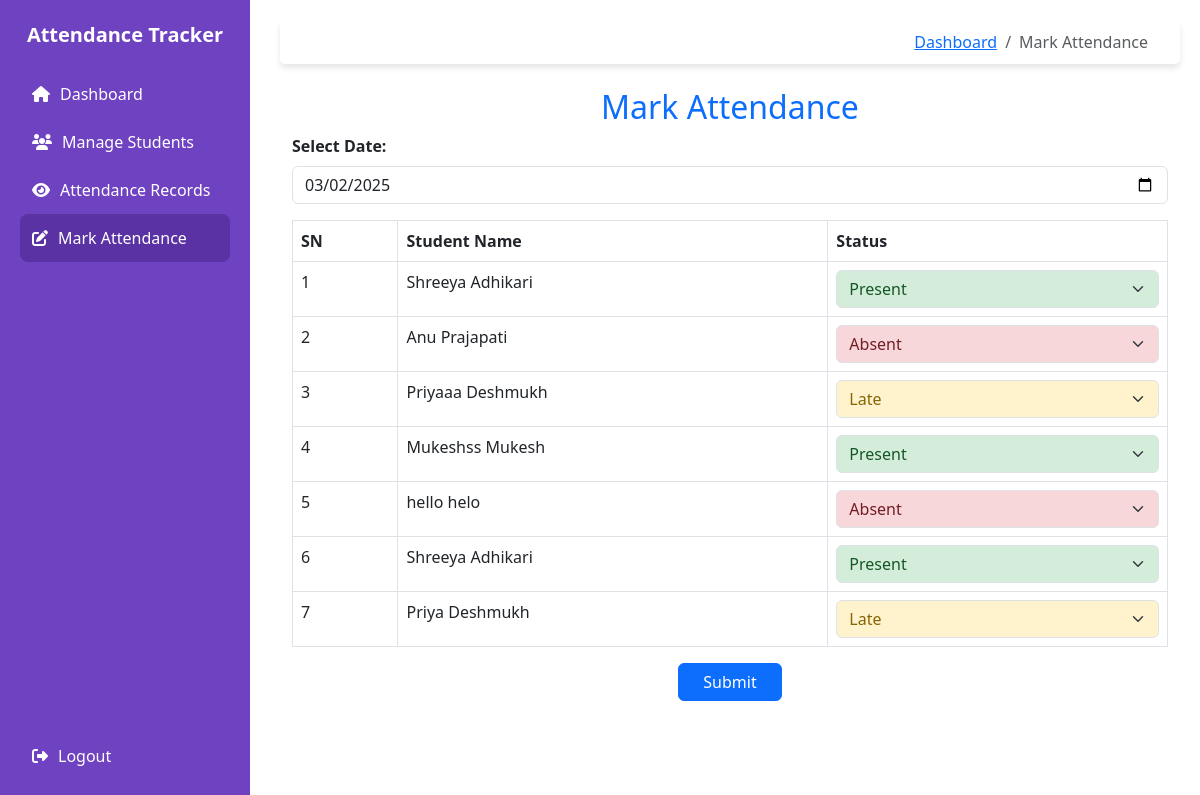
/mark-attendance, run on an earlier commit of the app's database.
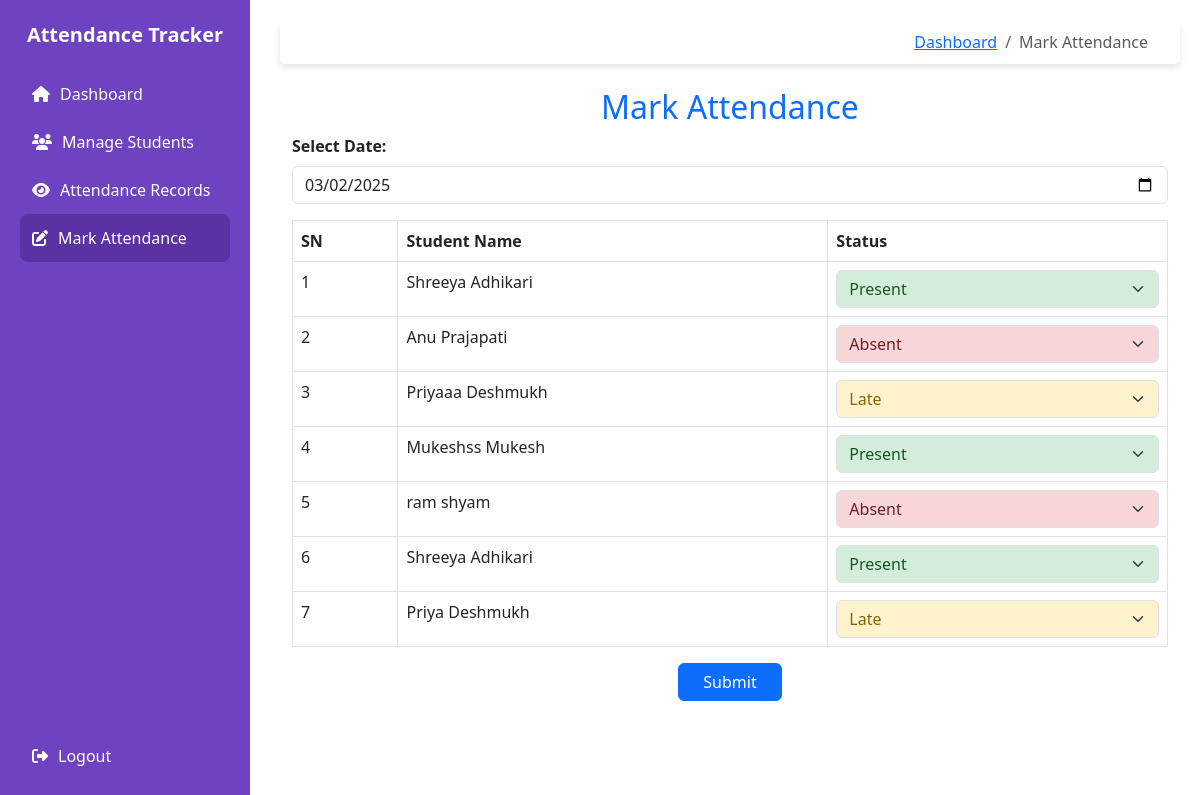
And on a later commit of the database.
### models.py (models this page shows)
class Student(db.Model):
    id = db.Column(db.Integer, primary_key = True)
    student_id = db.Column(db.String(20), unique=True, nullable=False)  # Custom ID
    first_name = db.Column(db.String(150), nullable=False)
    last_name = db.Column(db.String(150), nullable=False)
    email = db.Column(db.String(100), unique=True, nullable=False)
    address = db.Column(db.Text, nullable=False)
    phone = db.Column(db.String(15), unique=True, nullable=False)

class Attendance(db.Model):
    id = db.Column(db.Integer, primary_key = True)
    student_id = db.Column(db.Integer(), db.ForeignKey("student.id"), nullable = False)
    date = db.Column(db.Date, nullable = False, default = datetime.utcnow().date)
    status = db.Column(db.String(10), nullable = False)

### app.py (the view, shortened to what this page needs)
@app.route('/mark-attendance', methods=["GET", "POST"])
def mark_attendance():
    students = Student.query.all()
    today_date = datetime.today().date()
    selected_date_str = request.args.get("date", today_date.strftime("%Y-%m-%d"))
    selected_date = datetime.strptime(selected_date_str, "%Y-%m-%d").date()
    attendance_records = {att.student_id: att.status for att in Attendance.query.filter_by(date=selected_date).all()}
    return render_template(
        "attendance/mark_attendance.html",
        students=students,
        today_date=today_date,
        selected_date=selected_date.strftime("%Y-%m-%d"),
        attendance_records=attendance_records
    )

### templates/attendance/mark_attendance.html (shortened to what this page needs)
{% extends "base.html" %}
{% block content %}
<div class="container mt-4">
    <h2 class="text-center text-primary">Mark Attendance</h2>
    <form method="POST">
        <div class="mb-3">
            <label for="date" class="form-label fw-semibold">Select Date:</label>
            <input type="date" id="date" name="date" class="form-control" required
                value="{{ selected_date }}" max="{{ today_date }}">
        </div>
        <table class="table table-bordered">
            <thead>
                <tr>
                    <th>SN</th>
                    <th>Student Name</th>
                    <th>Status</th>
                </tr>
            </thead>
            <tbody>
                {% for student in students %}
                {% set status = attendance_records.get(student.id, '') %}
                <tr>
                    <td>{{ loop.index }}</td>
                    <td>{{ student.first_name }} {{ student.last_name }}</td>
                    <td>
                        <select name="status_{{ student.id }}" class="form-select
                            {% if status == 'Present' %}status-present
                            {% elif status == 'Absent' %}status-absent
                            {% elif status == 'Late' %}status-late{% endif %}" required>
                            <option value="Present" {% if status == "Present" %}selected{% endif %}>Present</option>
                            <option value="Absent" {% if status == "Absent" %}selected{% endif %}>Absent</option>
                            <option value="Late" {% if status == "Late" %}selected{% endif %}>Late</option>
                        </select>
                    </td>
                </tr>
                {% endfor %}
            </tbody>
        </table>
        <div class="text-center mt-3">
            <button type="submit" class="btn btn-primary px-4">Submit</button>
        </div>
    </form>
</div>
{% endblock %}

### templates/base.html (shortened to what this page needs)
<!DOCTYPE html>
<html lang="en">
<head>
    <link rel="stylesheet" href="https://cdn.jsdelivr.net/npm/bootstrap@5.3.0/dist/css/bootstrap.min.css">
    <link rel="stylesheet" href="https://cdnjs.cloudflare.com/ajax/libs/font-awesome/6.4.2/css/all.min.css">
</head>
<body>
    <div class="sidebar">
        <div class="brand">Attendance Tracker</div>
        <a href="{{ url_for('dashboard') }}" class="{% if request.endpoint == 'dashboard' %}active{% endif %}">
            <i class="fa fa-home"></i> Dashboard
        </a>
        <a href="{{ url_for('view_student') }}" class="{% if request.endpoint == 'view_student' %}active{% endif %}">
            <i class="fa fa-users"></i> Manage Students
        </a>
        <a href="{{ url_for('attendance_records') }}" class="{% if request.endpoint == 'attendance_records' %}active{% endif %}">
            <i class="fa fa-eye"></i> Attendance Records
        </a>
        <a href="{{ url_for('mark_attendance') }}" class="{% if request.endpoint == 'mark_attendance' %}active{% endif %}">
            <i class="fa fa-edit"></i> Mark Attendance
        </a>
        <a href="{{ url_for('logout') }} " onclick=ConfirmLogout() class="logout">
            <i class="fa fa-sign-out-alt"></i> Logout
        </a>
    </div>
    <div class="content">
        <nav class="navbar navbar-expand-lg navbar-light mb-2">
            <div class="container-fluid d-flex justify-content-between align-items-center">
                <nav aria-label="breadcrumb">
                    <ol class="breadcrumb">
                        <li class="breadcrumb-item"><a href="{{ url_for('dashboard') }}">Dashboard</a></li>
                        {% if request.endpoint == 'view_student' %}
                            <li class="breadcrumb-item active" aria-current="page">Student List</li>
                        {% elif request.endpoint == 'add_student' %}
                            <li class="breadcrumb-item active" aria-current="page">Add Student</li>
                        {% elif request.endpoint == 'attendance_records' %}
                            <li class="breadcrumb-item active" aria-current="page">View Attendance</li>
                        {% elif request.endpoint == 'mark_attendance' %}
                            <li class="breadcrumb-item active" aria-current="page">Mark Attendance</li>
                        {% endif %}
                    </ol>
                </nav>
            </div>
        </nav>
        {% block content %}{% endblock %}
    </div>
</body>
</html>

### templates/base.html (style rules this page uses)
:root { --primary-color: #6f42c1; --primary-hover: #5a32a3; --sidebar-bg: #6f42c1; --sidebar-text: #ffffff; }
body { display: flex; }
.sidebar { width: 250px; height: 100vh; background-color: var(--sidebar-bg); color: var(--sidebar-text); position: fixed; top: 0; left: 0; padding: 20px; display: flex; flex-direction: column; }
.sidebar .brand { font-size: 20px; font-weight: bold; text-align: center; margin-bottom: 20px; }
.sidebar a { display: flex; align-items: center; color: var(--sidebar-text); text-decoration: none; font-size: 16px; padding: 12px; border-radius: 8px; transition: background 0.3s ease; width: 100%; }
.sidebar a i { margin-right: 10px; }
.sidebar a:hover, .sidebar .active { background-color: var(--primary-hover); }
.sidebar .logout { margin-top: auto; }
.content { margin-left: 260px; padding: 20px; width: 100%; }
.navbar { background: white; box-shadow: 0px 4px 6px rgba(0, 0, 0, 0.1); padding: 10px 20px; border-radius: 5px; }
.breadcrumb { margin-bottom: 0; }

### templates/attendance/mark_attendance.html (style rules this page uses)
.status-present { background-color: #d4edda; color: #155724; }
.status-absent { background-color: #f8d7da; color: #721c24; }
.status-late { background-color: #fff3cd; color: #856404; }

What changed in the data, as far as the page shows it:
changed Student: first_name "hello" → "ram"; last_name "helo" → "shyam"
